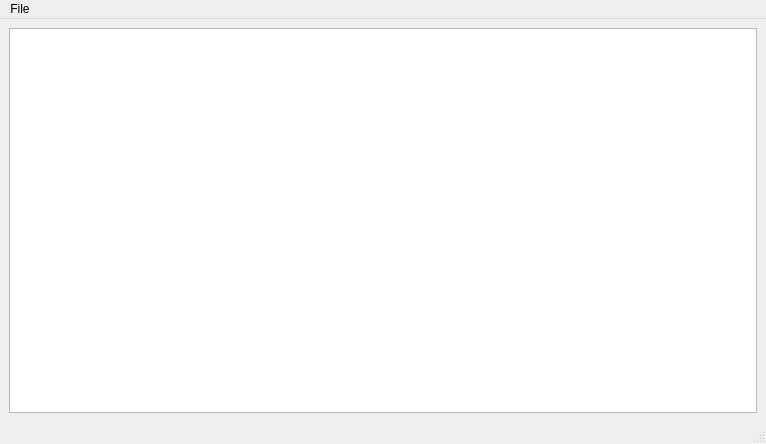
<?xml version="1.0" encoding="UTF-8"?>
<ui version="4.0">
 <class>MainWindow</class>
 <widget class="QMainWindow" name="MainWindow">
  <property name="geometry">
   <rect>
    <x>0</x>
    <y>0</y>
    <width>766</width>
    <height>444</height>
   </rect>
  </property>
  <property name="windowTitle">
   <string>MainWindow</string>
  </property>
  <widget class="QWidget" name="centralwidget">
   <layout class="QGridLayout" name="gridLayout">
    <item row="0" column="0">
     <widget class="QPlainTextEdit" name="textArea"/>
    </item>
   </layout>
  </widget>
  <widget class="QMenuBar" name="menubar">
   <property name="geometry">
    <rect>
     <x>0</x>
     <y>0</y>
     <width>766</width>
     <height>26</height>
    </rect>
   </property>
   <widget class="QMenu" name="menuFile">
    <property name="title">
     <string>File</string>
    </property>
    <addaction name="actionSave"/>
    <addaction name="actionOpen"/>
   </widget>
   <addaction name="menuFile"/>
  </widget>
  <widget class="QStatusBar" name="statusbar"/>
  <action name="actionSave">
   <property name="text">
    <string>Save</string>
   </property>
   <property name="shortcut">
    <string>Ctrl+S</string>
   </property>
   <property name="shortcutVisibleInContextMenu">
    <bool>true</bool>
   </property>
  </action>
  <action name="actionOpen">
   <property name="text">
    <string>Open</string>
   </property>
   <property name="shortcut">
    <string>Ctrl+O</string>
   </property>
   <property name="shortcutVisibleInContextMenu">
    <bool>true</bool>
   </property>
  </action>
 </widget>
 <resources/>
 <connections/>
</ui>
